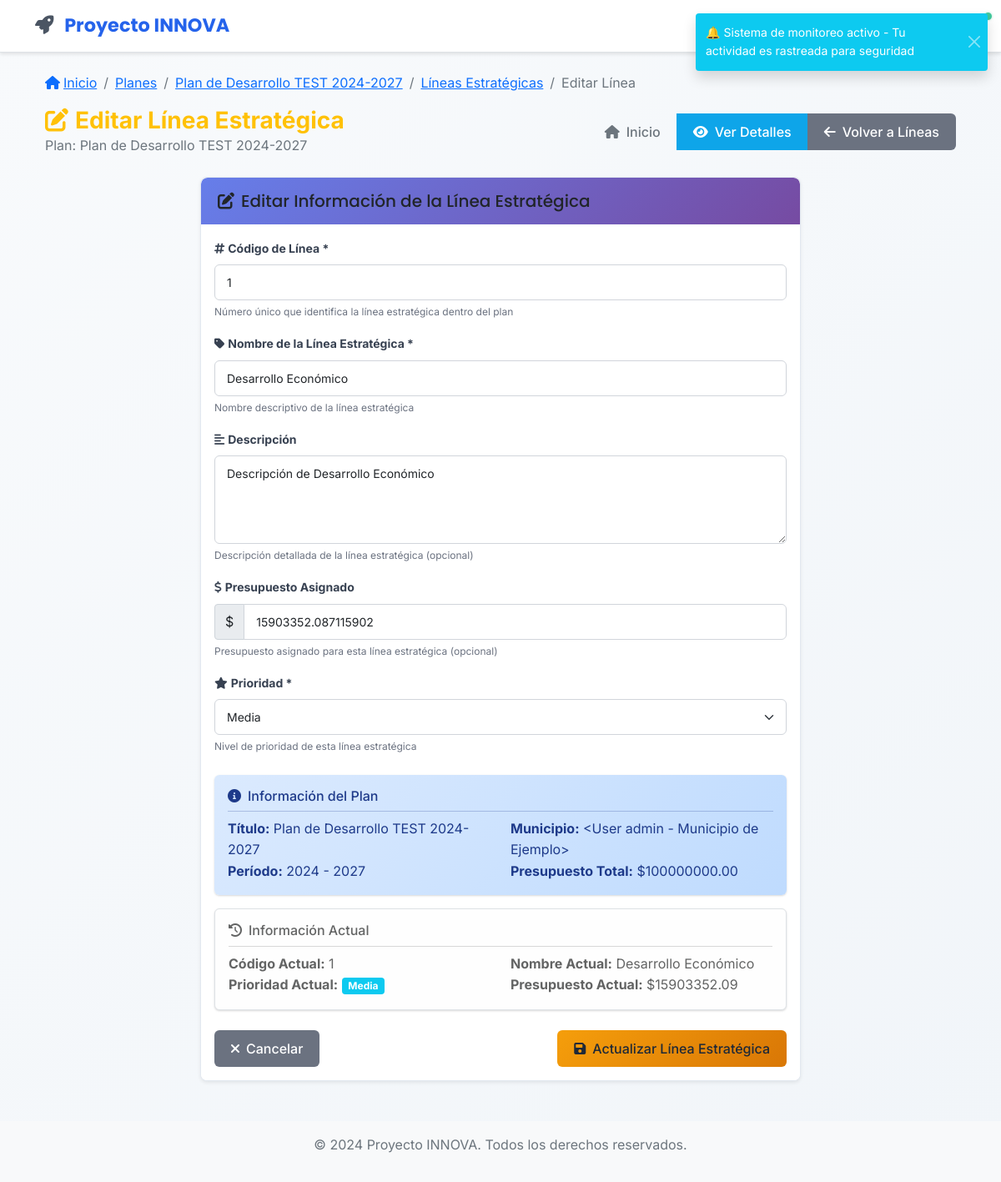
Page /planes/lineas/1/editar (signed in) on the committed database.
### app/models/plan_desarrollo.py (models this page shows, shortened)
class PlanDesarrollo(db.Model):
    __tablename__ = 'planes_desarrollo'
    id = db.Column(db.Integer, primary_key=True)
    titulo = db.Column(db.String(200), nullable=False)
    descripcion = db.Column(db.Text)
    anio_inicio = db.Column(db.Integer, nullable=False)
    anio_fin = db.Column(db.Integer, nullable=False)
    estado = db.Column(db.String(20), default='borrador')  # borrador, activo, finalizado, cancelado
    municipio_id = db.Column(db.Integer, db.ForeignKey('users.id'), nullable=False)
    municipio = db.relationship('User', backref=db.backref('planes_desarrollo', lazy=True))
    created_at = db.Column(db.DateTime, default=ahora_utc)
    updated_at = db.Column(db.DateTime, default=ahora_utc, onupdate=ahora_utc)
    presupuesto_total = db.Column(db.Float, default=0.0)
    prioridad = db.Column(db.String(20), default='media')  # baja, media, alta, critica
    @classmethod
    def filtro_visibilidad(cls, usuario):
        from app.models.user import User
        return cls.municipio.has(
            db.and_(
                User.municipality == usuario.municipality,
                User.department == usuario.department,
            )
        )

### app/models/linea_estrategica.py (models this page shows, shortened)
class LineaEstrategica(db.Model):
    __tablename__ = 'lineas_estrategicas'
    __table_args__ = (
        db.UniqueConstraint('plan_id', 'cod_linea', name='unique_plan_cod_linea'),
    )
    id = db.Column(db.Integer, primary_key=True)
    cod_linea = db.Column(db.Integer, nullable=False)
    nombre = db.Column(db.String(200), nullable=False)
    descripcion = db.Column(db.Text)
    plan_id = db.Column(db.Integer, db.ForeignKey('planes_desarrollo.id'), nullable=False)
    plan = db.relationship('PlanDesarrollo', backref=db.backref('lineas_estrategicas', lazy=True, cascade='all, delete-orphan'))
    estado = db.Column(db.String(20), default='activo')  # activo, inactivo
    created_at = db.Column(db.DateTime, default=ahora_utc)
    updated_at = db.Column(db.DateTime, default=ahora_utc, onupdate=ahora_utc)
    prioridad = db.Column(db.String(20), default='media')  # baja, media, alta, critica
    presupuesto_asignado = db.Column(db.Float, default=0.0)

### app/models/user.py (models this page shows, shortened)
class User(UserMixin, db.Model):
    __tablename__ = 'users'
    id = db.Column(db.Integer, primary_key=True)
    username = db.Column(db.String(64), unique=True, nullable=False, index=True)
    email = db.Column(db.String(120), unique=True, nullable=False, index=True)
    password_hash = db.Column(db.String(256), nullable=False)
    first_name = db.Column(db.String(64), nullable=False)
    last_name = db.Column(db.String(64), nullable=False)
    position = db.Column(db.String(100))  # Cargo en la alcaldía
    municipality = db.Column(db.String(100), nullable=False)  # Nombre de la alcaldía
    department = db.Column(db.String(100), nullable=False)  # Departamento/Estado
    municipality_code = db.Column(db.String(20))  # Código único de la alcaldía
    is_active = db.Column(db.Boolean, default=True)
    created_at = db.Column(db.DateTime, default=ahora_utc)
    updated_at = db.Column(db.DateTime, default=ahora_utc, onupdate=ahora_utc)
    last_login = db.Column(db.DateTime)
    legacy_role = db.Column(db.String(20), default='viewer')  # Mantener para compatibilidad
    active_roles = db.relationship('UserRole',
                                 foreign_keys='UserRole.user_id',
                                 lazy=True,
                                 primaryjoin="and_(User.id==UserRole.user_id, UserRole.is_active==True)")
    user_roles = db.relationship('UserRole',
                               foreign_keys='UserRole.user_id',
                               lazy=True,
                               overlaps="active_roles")
    @property
    def password(self):
        raise AttributeError('La contraseña no es un atributo legible')
    @property
    def role(self):
        return self.legacy_role
    def is_admin(self):
        if self.active_roles:
            admin_names = ['admin', 'administrador']
            return any(ur.role.name.lower() in admin_names for ur in self.active_roles)
        return self.legacy_role == 'admin'
    def __repr__(self):
        return f'<User {self.username} - {self.municipality}>'

### app/views/planes.py (the view, shortened to what this page needs)
@planes_bp.route('/lineas/<int:linea_id>/editar', methods=['GET', 'POST'])
@login_required
def editar_linea(linea_id):
    linea = LineaEstrategica.query.join(PlanDesarrollo).filter(
        LineaEstrategica.id == linea_id,
        build_plan_filter(current_user)
    ).first_or_404()
    form = EditarLineaEstrategicaForm(obj=linea)
    return render_template('planes/editar_linea.html', title='Editar Línea Estratégica',
                          form=form, linea=linea, plan=linea.plan)

### app/templates/planes/editar_linea.html (shortened to what this page needs)
{% extends "base.html" %}
{% block content %}
<div class="container-fluid mt-4">
    <div class="row mb-4">
        <div class="col-12">
            <nav aria-label="breadcrumb" class="mb-3">
                <ol class="breadcrumb">
                    <li class="breadcrumb-item">
                        <a href="{{ url_for('main.dashboard') }}">
                            <i class="fas fa-home me-1"></i>Inicio
                        </a>
                    </li>
                    <li class="breadcrumb-item">
                        <a href="{{ url_for('planes.index') }}">Planes</a>
                    </li>
                    <li class="breadcrumb-item">
                        <a href="{{ url_for('planes.ver', plan_id=plan.id) }}">{{ plan.titulo }}</a>
                    </li>
                    <li class="breadcrumb-item">
                        <a href="{{ url_for('planes.lineas', plan_id=plan.id) }}">Líneas Estratégicas</a>
                    </li>
                    <li class="breadcrumb-item active">Editar Línea</li>
                </ol>
            </nav>
            <div class="d-flex justify-content-between align-items-center">
                <div>
                    <h1 class="h3 mb-0 text-warning fw-bold">
                        <i class="fas fa-edit me-2"></i>Editar Línea Estratégica
                    </h1>
                    <p class="text-muted mb-0">Plan: {{ plan.titulo }}</p>
                </div>
                <div class="btn-group">
                    <a href="{{ url_for('main.dashboard') }}" class="btn btn-outline-secondary">
                        <i class="fas fa-home me-2"></i>Inicio
                    </a>
                    <a href="{{ url_for('planes.detalles_linea', linea_id=linea.id) }}" class="btn btn-info">
                        <i class="fas fa-eye me-2"></i>Ver Detalles
                    </a>
                    <a href="{{ url_for('planes.lineas', plan_id=plan.id) }}" class="btn btn-secondary">
                        <i class="fas fa-arrow-left me-2"></i>Volver a Líneas
                    </a>
                </div>
            </div>
        </div>
    </div>
    <div class="row">
        <div class="col-lg-8 mx-auto">
            <div class="card shadow-sm">
                <div class="card-header bg-warning text-dark">
                    <h5 class="mb-0">
                        <i class="fas fa-edit me-2"></i>Editar Información de la Línea Estratégica
                    </h5>
                </div>
                <div class="card-body">
                    <form method="POST">
                        <div class="mb-3">
                            <label for="cod_linea" class="form-label fw-bold">
                                <i class="fas fa-hashtag me-1"></i>Código de Línea *
                            </label>
                            {{ form.cod_linea(class="form-control", placeholder="Ej: 1, 2, 3...") }}
                            <div class="form-text">Número único que identifica la línea estratégica dentro del plan</div>
                        </div>
                        <div class="mb-3">
                            <label for="nombre" class="form-label fw-bold">
                                <i class="fas fa-tag me-1"></i>Nombre de la Línea Estratégica *
                            </label>
                            {{ form.nombre(class="form-control", placeholder="Ej: Desarrollo Económico Sostenible") }}
                            <div class="form-text">Nombre descriptivo de la línea estratégica</div>
                        </div>
                        <div class="mb-3">
                            <label for="descripcion" class="form-label fw-bold">
                                <i class="fas fa-align-left me-1"></i>Descripción
                            </label>
                            {{ form.descripcion(class="form-control", rows="4", placeholder="Describa los objetivos y alcance de esta línea estratégica...") }}
                            <div class="form-text">Descripción detallada de la línea estratégica (opcional)</div>
                        </div>
                        <div class="mb-3">
                            <label for="presupuesto_asignado" class="form-label fw-bold">
                                <i class="fas fa-dollar-sign me-1"></i>Presupuesto Asignado
                            </label>
                            <div class="input-group">
                                <span class="input-group-text">$</span>
                                {{ form.presupuesto_asignado(class="form-control", placeholder="0.00") }}
                            </div>
                            <div class="form-text">Presupuesto asignado para esta línea estratégica (opcional)</div>
                        </div>
                        <div class="mb-4">
                            <label for="prioridad" class="form-label fw-bold">
                                <i class="fas fa-star me-1"></i>Prioridad *
                            </label>
                            {{ form.prioridad(class="form-select") }}
                            <div class="form-text">Nivel de prioridad de esta línea estratégica</div>
                        </div>
                        <div class="alert alert-info border-0">
                            <h6 class="alert-heading">
                                <i class="fas fa-info-circle me-2"></i>Información del Plan
                            </h6>
                            <hr class="my-2">
                            <div class="row">
                                <div class="col-md-6">
                                    <strong>Título:</strong> {{ plan.titulo }}
                                </div>
                                <div class="col-md-6">
                                    <strong>Municipio:</strong> {{ plan.municipio }}
                                </div>
                                <div class="col-md-6">
                                    <strong>Período:</strong> {{ plan.anio_inicio }} - {{ plan.anio_fin }}
                                </div>
                                <div class="col-md-6">
                                    <strong>Presupuesto Total:</strong> ${{ "%.2f"|format(plan.presupuesto_total) }}
                                </div>
                            </div>
                        </div>
                        <div class="alert alert-light border">
                            <h6 class="alert-heading">
                                <i class="fas fa-history me-2"></i>Información Actual
                            </h6>
                            <hr class="my-2">
                            <div class="row">
                                <div class="col-md-6">
                                    <strong>Código Actual:</strong> {{ linea.cod_linea }}
                                </div>
                                <div class="col-md-6">
                                    <strong>Nombre Actual:</strong> {{ linea.nombre }}
                                </div>
                                <div class="col-md-6">
                                    <strong>Prioridad Actual:</strong>
                                    <span class="badge bg-{{ 'danger' if linea.prioridad == 'critica' else 'warning' if linea.prioridad == 'alta' else 'info' if linea.prioridad == 'media' else 'secondary' }}">
                                        {{ linea.prioridad.title() }}
                                    </span>
                                </div>
                                <div class="col-md-6">
                                    <strong>Presupuesto Actual:</strong> ${{ "%.2f"|format(linea.presupuesto_asignado or 0) }}
                                </div>
                            </div>
                        </div>
                        <div class="d-flex justify-content-between mt-4">
                            <a href="{{ url_for('planes.lineas', plan_id=plan.id) }}" class="btn btn-secondary">
                                <i class="fas fa-times me-2"></i>Cancelar
                            </a>
                            <button type="submit" class="btn btn-warning">
                                <i class="fas fa-save me-2"></i>Actualizar Línea Estratégica
                            </button>
                        </div>
                    </form>
                </div>
            </div>
        </div>
    </div>
</div>
{% endblock %}

### rows in the picture
PlanDesarrollo: titulo "Plan de Desarrollo TEST 2024-2027", anio_inicio "2024", anio_fin "2027", presupuesto_total "100000000.00"
LineaEstrategica: cod_linea "1", nombre "Desarrollo Económico", descripcion "Descripción de Desarrollo Económico", presupuesto_asignado "15903352.087115902", prioridad "Media", presupuesto_asignado "15903352.09"
User: municipio "<User admin - Municipio de Ejemplo>"
